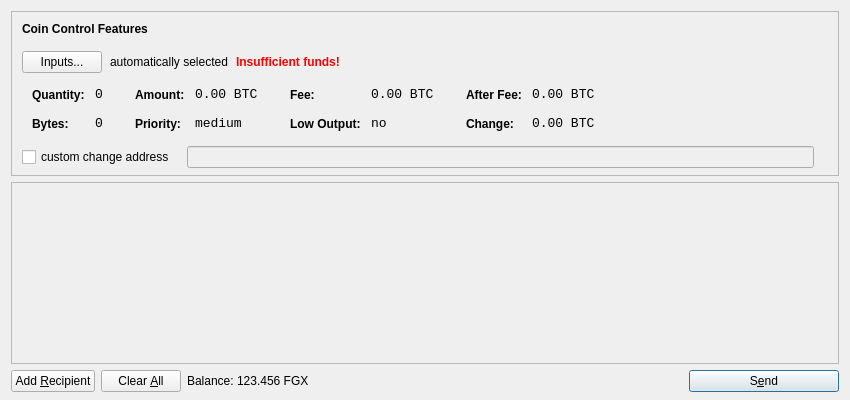
<?xml version="1.0" encoding="UTF-8"?>
<ui version="4.0">
 <class>SendCoinsDialog</class>
 <widget class="QDialog" name="SendCoinsDialog">
  <property name="geometry">
   <rect>
    <x>0</x>
    <y>0</y>
    <width>850</width>
    <height>400</height>
   </rect>
  </property>
  <property name="windowTitle">
   <string>Send Coins</string>
  </property>
  <layout class="QVBoxLayout" name="verticalLayout" stretch="0,1,0">
   <property name="bottomMargin">
    <number>8</number>
   </property>
   <item>
    <widget class="QFrame" name="frameCoinControl">
     <property name="sizePolicy">
      <sizepolicy hsizetype="Expanding" vsizetype="Expanding">
       <horstretch>0</horstretch>
       <verstretch>0</verstretch>
      </sizepolicy>
     </property>
     <property name="maximumSize">
      <size>
       <width>16777215</width>
       <height>16777215</height>
      </size>
     </property>
     <property name="frameShape">
      <enum>QFrame::StyledPanel</enum>
     </property>
     <property name="frameShadow">
      <enum>QFrame::Sunken</enum>
     </property>
     <layout class="QVBoxLayout" name="verticalLayoutCoinControl2">
      <property name="spacing">
       <number>-1</number>
      </property>
      <property name="leftMargin">
       <number>0</number>
      </property>
      <property name="topMargin">
       <number>0</number>
      </property>
      <property name="rightMargin">
       <number>0</number>
      </property>
      <property name="bottomMargin">
       <number>6</number>
      </property>
      <item>
       <layout class="QVBoxLayout" name="verticalLayoutCoinControl" stretch="0,0,0,0,1">
        <property name="spacing">
         <number>0</number>
        </property>
        <property name="leftMargin">
         <number>10</number>
        </property>
        <property name="topMargin">
         <number>10</number>
        </property>
        <item>
         <layout class="QHBoxLayout" name="horizontalLayoutCoinControl1">
          <property name="bottomMargin">
           <number>15</number>
          </property>
          <item>
           <widget class="QLabel" name="labelCoinControlFeatures">
            <property name="sizePolicy">
             <sizepolicy hsizetype="Preferred" vsizetype="Maximum">
              <horstretch>0</horstretch>
              <verstretch>0</verstretch>
             </sizepolicy>
            </property>
            <property name="font">
             <font>
              <weight>75</weight>
              <bold>true</bold>
             </font>
            </property>
            <property name="styleSheet">
             <string notr="true">font-weight:bold;</string>
            </property>
            <property name="text">
             <string>Coin Control Features</string>
            </property>
           </widget>
          </item>
         </layout>
        </item>
        <item>
         <layout class="QHBoxLayout" name="horizontalLayoutCoinControl2" stretch="0,0,0,0">
          <property name="spacing">
           <number>8</number>
          </property>
          <property name="bottomMargin">
           <number>10</number>
          </property>
          <item>
           <widget class="QPushButton" name="pushButtonCoinControl">
            <property name="styleSheet">
             <string notr="true"/>
            </property>
            <property name="text">
             <string>Inputs...</string>
            </property>
           </widget>
          </item>
          <item>
           <widget class="QLabel" name="labelCoinControlAutomaticallySelected">
            <property name="text">
             <string>automatically selected</string>
            </property>
            <property name="margin">
             <number>5</number>
            </property>
           </widget>
          </item>
          <item>
           <widget class="QLabel" name="labelCoinControlInsuffFunds">
            <property name="font">
             <font>
              <weight>75</weight>
              <bold>true</bold>
             </font>
            </property>
            <property name="styleSheet">
             <string notr="true">color:red;font-weight:bold;</string>
            </property>
            <property name="text">
             <string>Insufficient funds!</string>
            </property>
            <property name="margin">
             <number>5</number>
            </property>
           </widget>
          </item>
          <item>
           <spacer name="horizontalSpacerCoinControl">
            <property name="orientation">
             <enum>Qt::Horizontal</enum>
            </property>
            <property name="sizeHint" stdset="0">
             <size>
              <width>40</width>
              <height>1</height>
             </size>
            </property>
           </spacer>
          </item>
         </layout>
        </item>
        <item>
         <widget class="QWidget" name="widgetCoinControl" native="true">
          <property name="sizePolicy">
           <sizepolicy hsizetype="Preferred" vsizetype="Preferred">
            <horstretch>0</horstretch>
            <verstretch>0</verstretch>
           </sizepolicy>
          </property>
          <property name="minimumSize">
           <size>
            <width>0</width>
            <height>0</height>
           </size>
          </property>
          <property name="styleSheet">
           <string notr="true"/>
          </property>
          <layout class="QHBoxLayout" name="horizontalLayoutCoinControl5">
           <property name="margin">
            <number>0</number>
           </property>
           <item>
            <layout class="QHBoxLayout" name="horizontalLayoutCoinControl3" stretch="0,0,0,1">
             <property name="spacing">
              <number>20</number>
             </property>
             <property name="topMargin">
              <number>0</number>
             </property>
             <property name="bottomMargin">
              <number>10</number>
             </property>
             <item>
              <layout class="QFormLayout" name="formLayoutCoinControl1">
               <property name="horizontalSpacing">
                <number>10</number>
               </property>
               <property name="verticalSpacing">
                <number>14</number>
               </property>
               <property name="leftMargin">
                <number>10</number>
               </property>
               <property name="topMargin">
                <number>4</number>
               </property>
               <property name="rightMargin">
                <number>6</number>
               </property>
               <item row="0" column="0">
                <widget class="QLabel" name="labelCoinControlQuantityText">
                 <property name="styleSheet">
                  <string notr="true">font-weight:bold;</string>
                 </property>
                 <property name="text">
                  <string>Quantity:</string>
                 </property>
                 <property name="margin">
                  <number>0</number>
                 </property>
                </widget>
               </item>
               <item row="0" column="1">
                <widget class="QLabel" name="labelCoinControlQuantity">
                 <property name="font">
                  <font>
                   <family>Monospace</family>
                   <pointsize>10</pointsize>
                  </font>
                 </property>
                 <property name="cursor">
                  <cursorShape>IBeamCursor</cursorShape>
                 </property>
                 <property name="contextMenuPolicy">
                  <enum>Qt::ActionsContextMenu</enum>
                 </property>
                 <property name="text">
                  <string notr="true">0</string>
                 </property>
                 <property name="margin">
                  <number>0</number>
                 </property>
                 <property name="textInteractionFlags">
                  <set>Qt::LinksAccessibleByMouse|Qt::TextSelectableByKeyboard|Qt::TextSelectableByMouse</set>
                 </property>
                </widget>
               </item>
               <item row="1" column="0">
                <widget class="QLabel" name="labelCoinControlBytesText">
                 <property name="styleSheet">
                  <string notr="true">font-weight:bold;</string>
                 </property>
                 <property name="text">
                  <string>Bytes:</string>
                 </property>
                </widget>
               </item>
               <item row="1" column="1">
                <widget class="QLabel" name="labelCoinControlBytes">
                 <property name="font">
                  <font>
                   <family>Monospace</family>
                   <pointsize>10</pointsize>
                  </font>
                 </property>
                 <property name="cursor">
                  <cursorShape>IBeamCursor</cursorShape>
                 </property>
                 <property name="contextMenuPolicy">
                  <enum>Qt::ActionsContextMenu</enum>
                 </property>
                 <property name="text">
                  <string notr="true">0</string>
                 </property>
                 <property name="textInteractionFlags">
                  <set>Qt::LinksAccessibleByMouse|Qt::TextSelectableByKeyboard|Qt::TextSelectableByMouse</set>
                 </property>
                </widget>
               </item>
              </layout>
             </item>
             <item>
              <layout class="QFormLayout" name="formLayoutCoinControl2">
               <property name="horizontalSpacing">
                <number>10</number>
               </property>
               <property name="verticalSpacing">
                <number>14</number>
               </property>
               <property name="leftMargin">
                <number>6</number>
               </property>
               <property name="topMargin">
                <number>4</number>
               </property>
               <property name="rightMargin">
                <number>6</number>
               </property>
               <item row="0" column="0">
                <widget class="QLabel" name="labelCoinControlAmountText">
                 <property name="styleSheet">
                  <string notr="true">font-weight:bold;</string>
                 </property>
                 <property name="text">
                  <string>Amount:</string>
                 </property>
                 <property name="margin">
                  <number>0</number>
                 </property>
                </widget>
               </item>
               <item row="0" column="1">
                <widget class="QLabel" name="labelCoinControlAmount">
                 <property name="font">
                  <font>
                   <family>Monospace</family>
                   <pointsize>10</pointsize>
                  </font>
                 </property>
                 <property name="cursor">
                  <cursorShape>IBeamCursor</cursorShape>
                 </property>
                 <property name="contextMenuPolicy">
                  <enum>Qt::ActionsContextMenu</enum>
                 </property>
                 <property name="text">
                  <string notr="true">0.00 BTC</string>
                 </property>
                 <property name="textInteractionFlags">
                  <set>Qt::LinksAccessibleByMouse|Qt::TextSelectableByKeyboard|Qt::TextSelectableByMouse</set>
                 </property>
                </widget>
               </item>
               <item row="1" column="0">
                <widget class="QLabel" name="labelCoinControlPriorityText">
                 <property name="styleSheet">
                  <string notr="true">font-weight:bold;</string>
                 </property>
                 <property name="text">
                  <string>Priority:</string>
                 </property>
                </widget>
               </item>
               <item row="1" column="1">
                <widget class="QLabel" name="labelCoinControlPriority">
                 <property name="font">
                  <font>
                   <family>Monospace</family>
                   <pointsize>10</pointsize>
                  </font>
                 </property>
                 <property name="cursor">
                  <cursorShape>IBeamCursor</cursorShape>
                 </property>
                 <property name="contextMenuPolicy">
                  <enum>Qt::ActionsContextMenu</enum>
                 </property>
                 <property name="text">
                  <string>medium</string>
                 </property>
                 <property name="textInteractionFlags">
                  <set>Qt::LinksAccessibleByMouse|Qt::TextSelectableByKeyboard|Qt::TextSelectableByMouse</set>
                 </property>
                </widget>
               </item>
              </layout>
             </item>
             <item>
              <layout class="QFormLayout" name="formLayoutCoinControl3">
               <property name="horizontalSpacing">
                <number>10</number>
               </property>
               <property name="verticalSpacing">
                <number>14</number>
               </property>
               <property name="leftMargin">
                <number>6</number>
               </property>
               <property name="topMargin">
                <number>4</number>
               </property>
               <property name="rightMargin">
                <number>6</number>
               </property>
               <item row="0" column="0">
                <widget class="QLabel" name="labelCoinControlFeeText">
                 <property name="styleSheet">
                  <string notr="true">font-weight:bold;</string>
                 </property>
                 <property name="text">
                  <string>Fee:</string>
                 </property>
                 <property name="margin">
                  <number>0</number>
                 </property>
                </widget>
               </item>
               <item row="0" column="1">
                <widget class="QLabel" name="labelCoinControlFee">
                 <property name="font">
                  <font>
                   <family>Monospace</family>
                   <pointsize>10</pointsize>
                  </font>
                 </property>
                 <property name="cursor">
                  <cursorShape>IBeamCursor</cursorShape>
                 </property>
                 <property name="contextMenuPolicy">
                  <enum>Qt::ActionsContextMenu</enum>
                 </property>
                 <property name="text">
                  <string notr="true">0.00 BTC</string>
                 </property>
                 <property name="textInteractionFlags">
                  <set>Qt::LinksAccessibleByMouse|Qt::TextSelectableByKeyboard|Qt::TextSelectableByMouse</set>
                 </property>
                </widget>
               </item>
               <item row="1" column="0">
                <widget class="QLabel" name="labelCoinControlLowOutputText">
                 <property name="styleSheet">
                  <string notr="true">font-weight:bold;</string>
                 </property>
                 <property name="text">
                  <string>Low Output:</string>
                 </property>
                </widget>
               </item>
               <item row="1" column="1">
                <widget class="QLabel" name="labelCoinControlLowOutput">
                 <property name="font">
                  <font>
                   <family>Monospace</family>
                   <pointsize>10</pointsize>
                  </font>
                 </property>
                 <property name="cursor">
                  <cursorShape>IBeamCursor</cursorShape>
                 </property>
                 <property name="contextMenuPolicy">
                  <enum>Qt::ActionsContextMenu</enum>
                 </property>
                 <property name="text">
                  <string>no</string>
                 </property>
                 <property name="textInteractionFlags">
                  <set>Qt::LinksAccessibleByMouse|Qt::TextSelectableByKeyboard|Qt::TextSelectableByMouse</set>
                 </property>
                </widget>
               </item>
              </layout>
             </item>
             <item>
              <layout class="QFormLayout" name="formLayoutCoinControl4">
               <property name="horizontalSpacing">
                <number>10</number>
               </property>
               <property name="verticalSpacing">
                <number>14</number>
               </property>
               <property name="leftMargin">
                <number>6</number>
               </property>
               <property name="topMargin">
                <number>4</number>
               </property>
               <property name="rightMargin">
                <number>6</number>
               </property>
               <item row="0" column="0">
                <widget class="QLabel" name="labelCoinControlAfterFeeText">
                 <property name="styleSheet">
                  <string notr="true">font-weight:bold;</string>
                 </property>
                 <property name="text">
                  <string>After Fee:</string>
                 </property>
                 <property name="margin">
                  <number>0</number>
                 </property>
                </widget>
               </item>
               <item row="0" column="1">
                <widget class="QLabel" name="labelCoinControlAfterFee">
                 <property name="font">
                  <font>
                   <family>Monospace</family>
                   <pointsize>10</pointsize>
                  </font>
                 </property>
                 <property name="cursor">
                  <cursorShape>IBeamCursor</cursorShape>
                 </property>
                 <property name="contextMenuPolicy">
                  <enum>Qt::ActionsContextMenu</enum>
                 </property>
                 <property name="text">
                  <string notr="true">0.00 BTC</string>
                 </property>
                 <property name="textInteractionFlags">
                  <set>Qt::LinksAccessibleByMouse|Qt::TextSelectableByKeyboard|Qt::TextSelectableByMouse</set>
                 </property>
                </widget>
               </item>
               <item row="1" column="0">
                <widget class="QLabel" name="labelCoinControlChangeText">
                 <property name="styleSheet">
                  <string notr="true">font-weight:bold;</string>
                 </property>
                 <property name="text">
                  <string>Change:</string>
                 </property>
                </widget>
               </item>
               <item row="1" column="1">
                <widget class="QLabel" name="labelCoinControlChange">
                 <property name="font">
                  <font>
                   <family>Monospace</family>
                   <pointsize>10</pointsize>
                  </font>
                 </property>
                 <property name="cursor">
                  <cursorShape>IBeamCursor</cursorShape>
                 </property>
                 <property name="contextMenuPolicy">
                  <enum>Qt::ActionsContextMenu</enum>
                 </property>
                 <property name="text">
                  <string notr="true">0.00 BTC</string>
                 </property>
                 <property name="textInteractionFlags">
                  <set>Qt::LinksAccessibleByMouse|Qt::TextSelectableByKeyboard|Qt::TextSelectableByMouse</set>
                 </property>
                </widget>
               </item>
              </layout>
             </item>
            </layout>
           </item>
          </layout>
         </widget>
        </item>
        <item>
         <layout class="QHBoxLayout" name="horizontalLayoutCoinControl4" stretch="0,0,0">
          <property name="spacing">
           <number>12</number>
          </property>
          <property name="sizeConstraint">
           <enum>QLayout::SetDefaultConstraint</enum>
          </property>
          <property name="topMargin">
           <number>5</number>
          </property>
          <property name="rightMargin">
           <number>5</number>
          </property>
          <item>
           <widget class="QCheckBox" name="checkBoxCoinControlChange">
            <property name="text">
             <string>custom change address</string>
            </property>
           </widget>
          </item>
          <item>
           <widget class="QLineEdit" name="lineEditCoinControlChange">
            <property name="enabled">
             <bool>false</bool>
            </property>
            <property name="sizePolicy">
             <sizepolicy hsizetype="Expanding" vsizetype="Fixed">
              <horstretch>0</horstretch>
              <verstretch>0</verstretch>
             </sizepolicy>
            </property>
           </widget>
          </item>
          <item>
           <widget class="QLabel" name="labelCoinControlChangeLabel">
            <property name="sizePolicy">
             <sizepolicy hsizetype="Preferred" vsizetype="Expanding">
              <horstretch>0</horstretch>
              <verstretch>0</verstretch>
             </sizepolicy>
            </property>
            <property name="minimumSize">
             <size>
              <width>0</width>
              <height>0</height>
             </size>
            </property>
            <property name="text">
             <string/>
            </property>
            <property name="margin">
             <number>3</number>
            </property>
           </widget>
          </item>
         </layout>
        </item>
        <item>
         <spacer name="verticalSpacerCoinControl">
          <property name="orientation">
           <enum>Qt::Vertical</enum>
          </property>
          <property name="sizeHint" stdset="0">
           <size>
            <width>800</width>
            <height>1</height>
           </size>
          </property>
         </spacer>
        </item>
       </layout>
      </item>
     </layout>
    </widget>
   </item>
   <item>
    <widget class="QScrollArea" name="scrollArea">
     <property name="widgetResizable">
      <bool>true</bool>
     </property>
     <widget class="QWidget" name="scrollAreaWidgetContents">
      <property name="geometry">
       <rect>
        <x>0</x>
        <y>0</y>
        <width>830</width>
        <height>165</height>
       </rect>
      </property>
      <layout class="QVBoxLayout" name="verticalLayout_2">
       <property name="margin">
        <number>0</number>
       </property>
       <item>
        <layout class="QVBoxLayout" name="entries">
         <property name="spacing">
          <number>6</number>
         </property>
        </layout>
       </item>
       <item>
        <spacer name="verticalSpacer">
         <property name="orientation">
          <enum>Qt::Vertical</enum>
         </property>
         <property name="sizeHint" stdset="0">
          <size>
           <width>20</width>
           <height>40</height>
          </size>
         </property>
        </spacer>
       </item>
      </layout>
     </widget>
    </widget>
   </item>
   <item>
    <layout class="QHBoxLayout" name="horizontalLayout">
     <item>
      <widget class="QPushButton" name="addButton">
       <property name="toolTip">
        <string>Send to multiple recipients at once</string>
       </property>
       <property name="text">
        <string>Add &amp;Recipient</string>
       </property>
       <property name="icon">
        <iconset resource="../bitcoin.qrc">
         <normaloff>:/icons/add</normaloff>:/icons/add</iconset>
       </property>
       <property name="autoDefault">
        <bool>false</bool>
       </property>
      </widget>
     </item>
     <item>
      <widget class="QPushButton" name="clearButton">
       <property name="sizePolicy">
        <sizepolicy hsizetype="Minimum" vsizetype="Fixed">
         <horstretch>0</horstretch>
         <verstretch>0</verstretch>
        </sizepolicy>
       </property>
       <property name="toolTip">
        <string>Remove all transaction fields</string>
       </property>
       <property name="text">
        <string>Clear &amp;All</string>
       </property>
       <property name="icon">
        <iconset resource="../bitcoin.qrc">
         <normaloff>:/icons/remove</normaloff>:/icons/remove</iconset>
       </property>
       <property name="autoRepeatDelay">
        <number>300</number>
       </property>
       <property name="autoDefault">
        <bool>false</bool>
       </property>
      </widget>
     </item>
     <item>
      <layout class="QHBoxLayout" name="horizontalLayout_2">
       <property name="spacing">
        <number>3</number>
       </property>
       <item>
        <widget class="QLabel" name="label">
         <property name="text">
          <string>Balance:</string>
         </property>
        </widget>
       </item>
       <item>
        <widget class="QLabel" name="labelBalance">
         <property name="cursor">
          <cursorShape>IBeamCursor</cursorShape>
         </property>
         <property name="text">
          <string>123.456 FGX</string>
         </property>
         <property name="textInteractionFlags">
          <set>Qt::LinksAccessibleByMouse|Qt::TextSelectableByKeyboard|Qt::TextSelectableByMouse</set>
         </property>
        </widget>
       </item>
      </layout>
     </item>
     <item>
      <spacer name="horizontalSpacer">
       <property name="orientation">
        <enum>Qt::Horizontal</enum>
       </property>
       <property name="sizeHint" stdset="0">
        <size>
         <width>40</width>
         <height>20</height>
        </size>
       </property>
      </spacer>
     </item>
     <item>
      <widget class="QPushButton" name="sendButton">
       <property name="minimumSize">
        <size>
         <width>150</width>
         <height>0</height>
        </size>
       </property>
       <property name="toolTip">
        <string>Confirm the send action</string>
       </property>
       <property name="text">
        <string>S&amp;end</string>
       </property>
       <property name="icon">
        <iconset resource="../bitcoin.qrc">
         <normaloff>:/icons/send</normaloff>:/icons/send</iconset>
       </property>
       <property name="default">
        <bool>true</bool>
       </property>
      </widget>
     </item>
    </layout>
   </item>
  </layout>
 </widget>
 <resources>
  <include location="../bitcoin.qrc"/>
 </resources>
 <connections/>
</ui>
